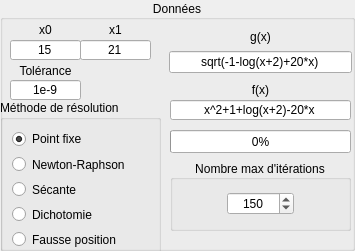
     <widget class="QGroupBox" name="groupBox_16">
      <property name="geometry">
       <rect>
        <x>0</x>
        <y>0</y>
        <width>355</width>
        <height>251</height>
       </rect>
      </property>
      <property name="title">
       <string>Données</string>
      </property>
      <property name="alignment">
       <set>Qt::AlignCenter</set>
      </property>
      <widget class="QLabel" name="label_x0">
       <property name="geometry">
        <rect>
         <x>10</x>
         <y>20</y>
         <width>71</width>
         <height>20</height>
        </rect>
       </property>
       <property name="text">
        <string notr="true">x0</string>
       </property>
       <property name="alignment">
        <set>Qt::AlignCenter</set>
       </property>
      </widget>
      <widget class="QLineEdit" name="lineEdit_x0">
       <property name="geometry">
        <rect>
         <x>10</x>
         <y>40</y>
         <width>71</width>
         <height>20</height>
        </rect>
       </property>
       <property name="toolTip">
        <string>Dans le choix de x0 ou a, il faut tenir compte du domaine de définition de la fonction!</string>
       </property>
       <property name="text">
        <string>15</string>
       </property>
       <property name="alignment">
        <set>Qt::AlignCenter</set>
       </property>
      </widget>
      <widget class="QLabel" name="label_16">
       <property name="geometry">
        <rect>
         <x>170</x>
         <y>80</y>
         <width>181</width>
         <height>20</height>
        </rect>
       </property>
       <property name="text">
        <string notr="true">f(x)</string>
       </property>
       <property name="alignment">
        <set>Qt::AlignCenter</set>
       </property>
      </widget>
      <widget class="QLineEdit" name="lineEdit_tolerance_eqtnonlineaire">
       <property name="geometry">
        <rect>
         <x>10</x>
         <y>80</y>
         <width>71</width>
         <height>20</height>
        </rect>
       </property>
       <property name="toolTip">
        <string/>
       </property>
       <property name="inputMethodHints">
        <set>Qt::ImhNone</set>
       </property>
       <property name="text">
        <string>1e-9</string>
       </property>
       <property name="maxLength">
        <number>10</number>
       </property>
       <property name="alignment">
        <set>Qt::AlignCenter</set>
       </property>
      </widget>
      <widget class="QLabel" name="label_tolerance">
       <property name="geometry">
        <rect>
         <x>10</x>
         <y>60</y>
         <width>71</width>
         <height>21</height>
        </rect>
       </property>
       <property name="text">
        <string>Tolérance</string>
       </property>
       <property name="alignment">
        <set>Qt::AlignCenter</set>
       </property>
      </widget>
      <widget class="QProgressBar" name="progressBar_eqtnonlineaire">
       <property name="geometry">
        <rect>
         <x>170</x>
         <y>130</y>
         <width>181</width>
         <height>23</height>
        </rect>
       </property>
       <property name="toolTip">
        <string/>
       </property>
       <property name="whatsThis">
        <string/>
       </property>
       <property name="value">
        <number>0</number>
       </property>
       <property name="alignment">
        <set>Qt::AlignCenter</set>
       </property>
      </widget>
      <widget class="QLineEdit" name="lineEdit_fx_eqt_non_lineaire">
       <property name="geometry">
        <rect>
         <x>170</x>
         <y>100</y>
         <width>181</width>
         <height>20</height>
        </rect>
       </property>
       <property name="toolTip">
        <string>f(x) peut contenir :
^ * / + -
pow(x,3)
pi
sqrt
sin cos tan cot
asin acos atan
sinh cosh tanh
asinh acosh atanh
log log10 exp
abs ; .....</string>
       </property>
       <property name="statusTip">
        <string/>
       </property>
       <property name="text">
        <string>x^2+1+log(x+2)-20*x</string>
       </property>
       <property name="alignment">
        <set>Qt::AlignCenter</set>
       </property>
      </widget>
      <widget class="QGroupBox" name="groupBox_nbreiterationmax">
       <property name="geometry">
        <rect>
         <x>170</x>
         <y>160</y>
         <width>181</width>
         <height>71</height>
        </rect>
       </property>
       <property name="title">
        <string>Nombre max d'itérations</string>
       </property>
       <property name="alignment">
        <set>Qt::AlignCenter</set>
       </property>
       <layout class="QVBoxLayout" name="verticalLayout_10">
        <item>
         <layout class="QHBoxLayout" name="horizontalLayout">
          <item>
           <spacer name="horizontalSpacer">
            <property name="orientation">
             <enum>Qt::Horizontal</enum>
            </property>
            <property name="sizeHint" stdset="0">
             <size>
              <width>40</width>
              <height>20</height>
             </size>
            </property>
           </spacer>
          </item>
          <item>
           <widget class="QSpinBox" name="spinBox_nmax_eqtnonlineaire">
            <property name="alignment">
             <set>Qt::AlignCenter</set>
            </property>
            <property name="readOnly">
             <bool>false</bool>
            </property>
            <property name="buttonSymbols">
             <enum>QAbstractSpinBox::UpDownArrows</enum>
            </property>
            <property name="specialValueText">
             <string/>
            </property>
            <property name="accelerated">
             <bool>true</bool>
            </property>
            <property name="correctionMode">
             <enum>QAbstractSpinBox::CorrectToPreviousValue</enum>
            </property>
            <property name="keyboardTracking">
             <bool>true</bool>
            </property>
            <property name="minimum">
             <number>2</number>
            </property>
            <property name="maximum">
             <number>1000000</number>
            </property>
            <property name="value">
             <number>150</number>
            </property>
           </widget>
          </item>
          <item>
           <spacer name="horizontalSpacer_2">
            <property name="orientation">
             <enum>Qt::Horizontal</enum>
            </property>
            <property name="sizeHint" stdset="0">
             <size>
              <width>40</width>
              <height>20</height>
             </size>
            </property>
           </spacer>
          </item>
         </layout>
        </item>
       </layout>
      </widget>
      <widget class="QGroupBox" name="groupBox_15">
       <property name="geometry">
        <rect>
         <x>0</x>
         <y>100</y>
         <width>161</width>
         <height>161</height>
        </rect>
       </property>
       <property name="title">
        <string>Méthode de résolution</string>
       </property>
       <layout class="QVBoxLayout" name="verticalLayout_3">
        <item>
         <widget class="QRadioButton" name="radioButton_pointfixe">
          <property name="text">
           <string>Point fixe</string>
          </property>
          <property name="checked">
           <bool>true</bool>
          </property>
          <attribute name="buttonGroup">
           <string notr="true">buttonGroup_methodesEqtNonLineaire</string>
          </attribute>
         </widget>
        </item>
        <item>
         <widget class="QRadioButton" name="radioButton_NewtonRaphson">
          <property name="text">
           <string>Newton-Raphson</string>
          </property>
          <attribute name="buttonGroup">
           <string notr="true">buttonGroup_methodesEqtNonLineaire</string>
          </attribute>
         </widget>
        </item>
        <item>
         <widget class="QRadioButton" name="radioButton_secante">
          <property name="text">
           <string>Sécante</string>
          </property>
          <attribute name="buttonGroup">
           <string notr="true">buttonGroup_methodesEqtNonLineaire</string>
          </attribute>
         </widget>
        </item>
        <item>
         <widget class="QRadioButton" name="radioButton_dichotomie">
          <property name="text">
           <string>Dichotomie</string>
          </property>
          <attribute name="buttonGroup">
           <string notr="true">buttonGroup_methodesEqtNonLineaire</string>
          </attribute>
         </widget>
        </item>
        <item>
         <widget class="QRadioButton" name="radioButton_fausseposition">
          <property name="text">
           <string>Fausse position</string>
          </property>
          <attribute name="buttonGroup">
           <string notr="true">buttonGroup_methodesEqtNonLineaire</string>
          </attribute>
         </widget>
        </item>
       </layout>
      </widget>
      <widget class="QLabel" name="label_x1">
       <property name="geometry">
        <rect>
         <x>80</x>
         <y>20</y>
         <width>71</width>
         <height>20</height>
        </rect>
       </property>
       <property name="text">
        <string notr="true">x1</string>
       </property>
       <property name="alignment">
        <set>Qt::AlignCenter</set>
       </property>
      </widget>
      <widget class="QLineEdit" name="lineEdit_x1">
       <property name="geometry">
        <rect>
         <x>80</x>
         <y>40</y>
         <width>71</width>
         <height>20</height>
        </rect>
       </property>
       <property name="toolTip">
        <string>Dans le choix de x1 ou b, il faut tenir compte du domaine de définition de la fonction!</string>
       </property>
       <property name="text">
        <string>21</string>
       </property>
       <property name="alignment">
        <set>Qt::AlignCenter</set>
       </property>
      </widget>
      <widget class="QStackedWidget" name="stackedWidget_gx_fprime">
       <property name="geometry">
        <rect>
         <x>160</x>
         <y>20</y>
         <width>201</width>
         <height>62</height>
        </rect>
       </property>
       <property name="currentIndex">
        <number>0</number>
       </property>
       <widget class="QWidget" name="page_8">
        <layout class="QVBoxLayout" name="verticalLayout_4">
         <item>
          <widget class="QLabel" name="label_gx_fprimefx">
           <property name="text">
            <string notr="true">g(x)</string>
           </property>
           <property name="alignment">
            <set>Qt::AlignCenter</set>
           </property>
          </widget>
         </item>
         <item>
          <widget class="QLineEdit" name="lineEdit_gx_eqt_non_lineaire">
           <property name="toolTip">
            <string notr="true">f(x)=0 =&gt; x=g(x)</string>
           </property>
           <property name="statusTip">
            <string/>
           </property>
           <property name="text">
            <string>sqrt(-1-log(x+2)+20*x)</string>
           </property>
           <property name="alignment">
            <set>Qt::AlignCenter</set>
           </property>
          </widget>
         </item>
        </layout>
       </widget>
       <widget class="QWidget" name="page_9">
        <layout class="QVBoxLayout" name="verticalLayout_6">
         <item>
          <widget class="QLabel" name="label_gx_fprimefx_2">
           <property name="text">
            <string>f'(x)</string>
           </property>
           <property name="alignment">
            <set>Qt::AlignCenter</set>
           </property>
          </widget>
         </item>
         <item>
          <widget class="QLineEdit" name="lineEdit_fprime_eqt_non_lineaire">
           <property name="toolTip">
            <string>f'(x) est la derivée de f(x)</string>
           </property>
           <property name="statusTip">
            <string/>
           </property>
           <property name="text">
            <string>2*x+1/(x+2)-20</string>
           </property>
           <property name="alignment">
            <set>Qt::AlignCenter</set>
           </property>
          </widget>
         </item>
        </layout>
       </widget>
      </widget>
     </widget>
